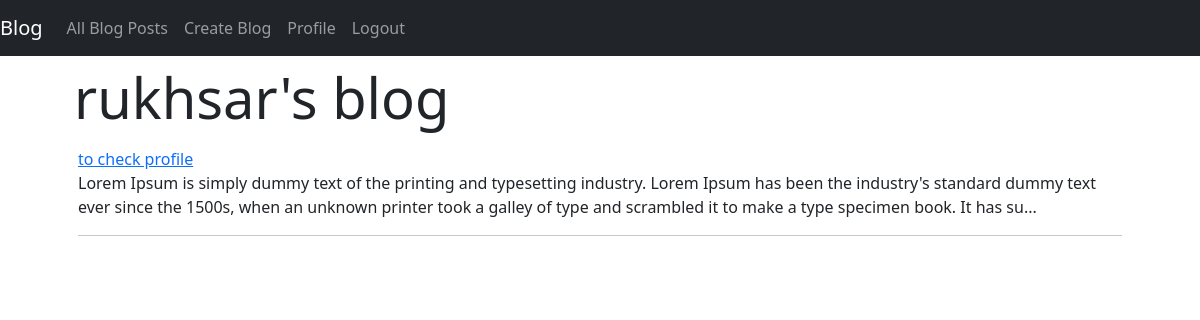
/accounts/profile/rukhsar/ (signed in), run on the app's committed database.
### posts/models.py (models this page shows, shortened)
class Post(models.Model):
    title=models.CharField(max_length=255, blank=True, null=True)
    content=models.TextField(blank=True, null=True)
    created_at=models.DateTimeField(auto_now_add=True, blank=True, null=True)
    updated_at=models.DateTimeField(auto_now=True,  blank=True, null=True)
    author=models.ForeignKey(User, on_delete= models.CASCADE, blank=True, null=True)
    likes=models.ManyToManyField(User,related_name='blog_post')

### accounts/views.py (the view)
# urls.py: path('profile/<str:username>/',user_profile_view,name='profile')
def user_profile_view(request,username):
    user=User.objects.get(username=username)
    posts=Post.objects.filter(author=user)
    context={'posts':posts}
    return render(request,'accounts/profile.html', context=context)

### accounts/templates/accounts/profile.html
{% extends 'base.html' %}
{% block content %}
  <div class="container px-5">
    <div class="row">
      <h1 class ="display-4 p-2">{{user}}'s blog</h1>
    </div>
    <div class="row">
      <div class="col-12">
        {% for p in posts  %}
          <a href="{% url 'posts:detail' id=p.id %}">{{p.title}}</a>
          <br>
          {% if p.content|length > 255 %}
            <p> {{p.content|slice:"255"}}...</p>
          {% else %}
            <p> {{p.content}}</p>
          {% endif %}
          <hr />
        {% endfor %}
        </div>
    </div>
  </div>
{% endblock content %}

### data on the page
Post: title "to check profile", content "Lorem Ipsum is simply dummy text of the printing and typesetting industry. Lorem Ipsum has been the industry's standard dummy text ever since the 1500s, when an unknown printer took a galley of type and scrambled it to make a type specimen book. It has su"

### other printed values
{{ user }} "rukhsar"
